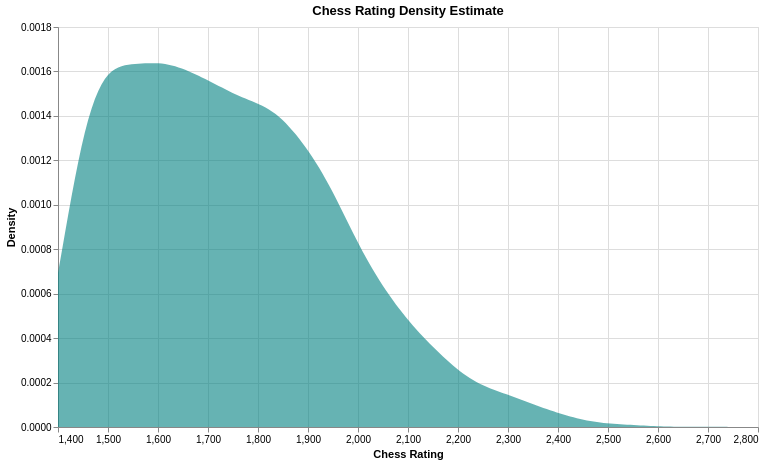

Source (notebook cell):
### Code cell
import altair as alt

# Altair only works with smaller datasets.
data = fide[fide["SRtng"] > 0].sample(n=5000, random_state=42)

chart = alt.Chart(data).transform_density(
    "SRtng",
    as_=["SRtng", "density"],
    bandwidth=50
).mark_area(opacity=0.6, color="teal").encode(
    x=alt.X("SRtng:Q", title="Chess Rating"),
    y=alt.Y("density:Q", title="Density"),
    tooltip=[
        alt.Tooltip("SRtng:Q", title="Rating"),
        alt.Tooltip("density:Q", title="Density", format=".4f")
    ]
).properties(
    title="Chess Rating Density Estimate",
    width=700,
    height=400
)

chart.show()

### Figure 1 — Vega-Lite specification as saved in the notebook (floating-point values rounded to 4 significant figures; data arrays with more than 128 entries replaced by an {"elided": "..."} marker saying what was removed)
{"config": {"view": {"continuousWidth": 300, "continuousHeight": 300}}, "data": {"name": "data-d8bfe34aca8701eaf5f2ae2e32d879a1"}, "mark": {"type": "area", "color": "teal", "opacity": 0.6}, "encoding": {"tooltip": [{"field": "SRtng", "title": "Rating", "type": "quantitative"}, {"field": "density", "format": ".4f", "title": "Density", "type": "quantitative"}], "x": {"field": "SRtng", "title": "Chess Rating", "type": "quantitative"}, "y": {"field": "density", "title": "Density", "type": "quantitative"}}, "height": 400, "title": "Chess Rating Density Estimate", "transform": [{"density": "SRtng", "bandwidth": 50, "as": ["SRtng", "density"]}], "width": 700, "$schema": "https://vega.github.io/schema/vega-lite/v6.4.1.json", "datasets": {"data-d8bfe34aca8701eaf5f2ae2e32d879a1": {"elided": "5000 records"}}}
